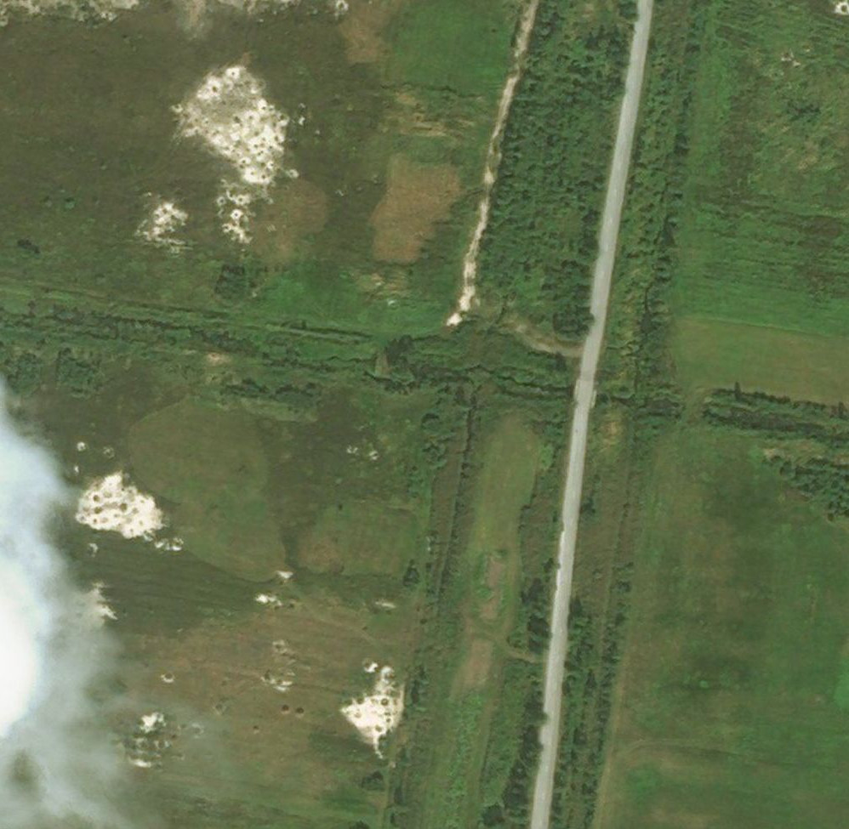
#> input picture model/datasets/example/positive1.png, 849 x 829 px, shrunk from 998 x 975 before the run; its folder holds 5 pictures in this run
$ jupyter execute step1.ipynb   (shell and % lines are left out)
#> lines starting #> are read from the running program, lines starting #| are printed output that depends on the picture; after the words box and inside, x2 and y2 are one past the last pixel; in counts of white or black regions, pixels touching at a corner belong together
## Step 1: Split map tile to "superpixels"

This is explanation code for the first step of searching for specific tiles on map: splitting each tile to some similar regions, aka superpixels. The idea is to decrease dimension of images for next stages of algorithm, ie for the feature extractions.

So, these are fragments of code I've used to split big tile (say 1000x1000) to superpixels. After some experimentation, I've chose SLIC algorithm to complete this task (other candidates were standart skimage modules: felzenszwalb, quickshift, watershed).

[cell 1]
import matplotlib.pyplot as plt
import numpy as np


from skimage import io
from skimage.segmentation import slic # how to split an image
from skimage.segmentation import mark_boundaries
from skimage.util import img_as_float
from scipy import misc

from scipy import ndimage
from PIL import Image
from skimage.measure import regionprops


from os import listdir
from os.path import isfile, join

### Demonstration, how segmentation algorythm works. Example of superpixels with marked boundaries
Get image, split it to superpixels(~30 segments), mark boundaries with yellow color

[cell 2]
img_path = "./datasets/example/" # images to classify
name = "positive1.png"
full_name = join(img_path, name)

img = io.imread(full_name) # image as numpy array
#> img is the input picture: shape (829, 849, 3); mean R, G, B 97.2, 110.3, 76
original_image = Image.fromarray(img.astype('uint8'), 'RGB')  # same image as PIL object
img = img_as_float(img) # convert to float, to use for segmentation purposes

segments_slic = slic(img, n_segments=30, compactness=35, sigma=1) # segmentation to superpixels
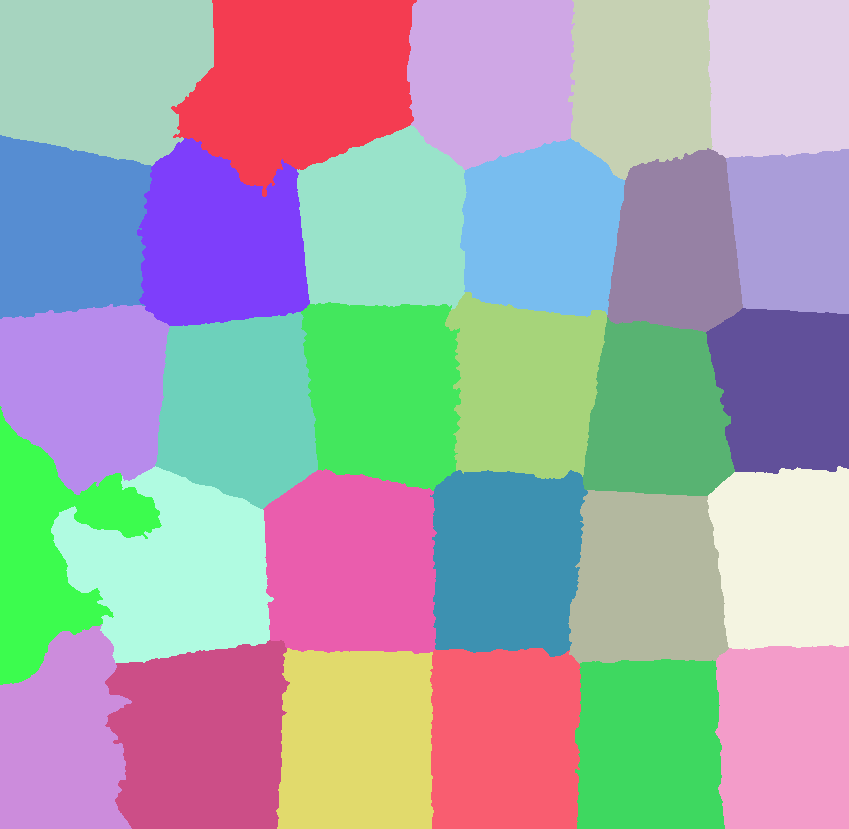
#> segments_slic: shape (829, 849) int64; 29 distinct labels, from 1 to 29; one colour per label, 0 black

marked_img = mark_boundaries(img, segments_slic)
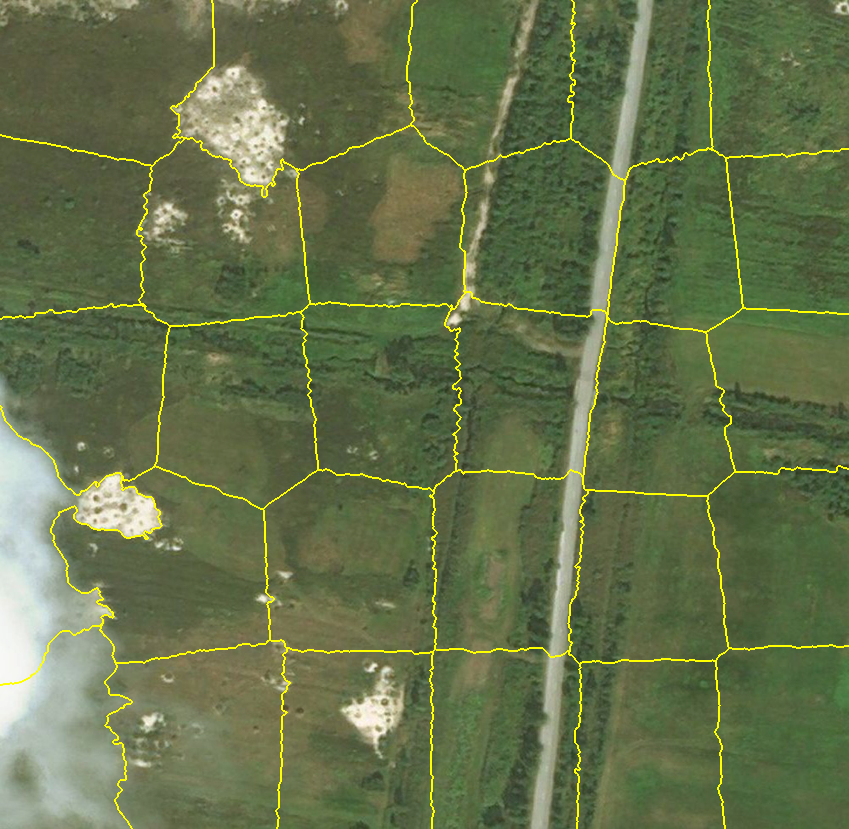
#> marked_img: shape (829, 849, 3) float64; mean R, G, B 0.395, 0.445, 0.292

plt.figure(figsize=(10,10))
plt.imshow(marked_img)

### Split to superpixels and save them on disk
Each segment/superpixel will be named as '{name}_super_{segment_label}.png', where "name" is name of the initial tile,
"segment_label" - label for this pixel (number from 1 to n_segments)

[cell 3]
segments_info = regionprops(segments_slic) # get info about each segment(superpixel)
#> segments_info = 29 regions; largest, box (x1, y1, x2, y2) and area: (171, 0, 417, 197) 33406, (0, 0, 214, 166) 29917, (105, 640, 290, 829) 28940, (263, 469, 437, 654) 28172, (51, 466, 274, 663) 28100
for segment in segments_info: # for each superpixel,
        min_row, min_col, max_row, max_col = segment.bbox  # bounding bog
        segment_label = segment.label  # labels are numbers, from 1 to n_segments (see prev cell)
        cropped = original_image.crop((min_col, min_row, max_col, max_row)) # crop image to this specific segment only

        tmp_name = "%s%s_super_%s.png" % (img_path, name[:-4], segment_label)
        cropped.save(tmp_name)
#> this loop made 29 passes
#> (min_row, min_col, max_row, max_col) on passes 10 to 21: (148, 607, 332, 743), (149, 726, 314, 849), (292, 445, 479, 607), (302, 301, 491, 461), (304, 0, 495, 170), (308, 706, 474, 849), (312, 155, 509, 318), (317, 583, 496, 735), (406, 0, 685, 162), (466, 51, 663, 274), (466, 707, 650, 849), (469, 263, 654, 437)
#> (min_row, min_col, max_row, max_col, tmp_name) on passes 1 to 6: (0, 0, 166, 214, './datasets/example/positive1_super_1.png'), (0, 171, 197, 417, './datasets/example/positive1_super_2.png'), (0, 407, 170, 575, './datasets/example/positive1_super_3.png'), (0, 568, 180, 713, './datasets/example/positive1_super_4.png'), (0, 707, 158, 849, './datasets/example/positive1_super_5.png'), (125, 297, 310, 467, './datasets/example/positive1_super_6.png')
#> pass 1, `cropped = original_image.crop((min_col, min_row, max_col, max_row))`:
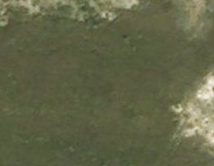
#> cropped: PIL image 214x166 RGB; mean R, G, B 97.8, 101, 71.3
#> pass 2, `cropped = original_image.crop((min_col, min_row, max_col, max_row))`:
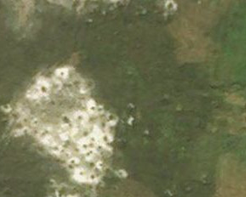
#> cropped: PIL image 246x197 RGB; mean R, G, B 112, 115.1, 82.4
#> pass 3, `cropped = original_image.crop((min_col, min_row, max_col, max_row))`:
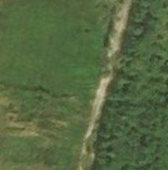
#> cropped: PIL image 168x170 RGB; mean R, G, B 85.3, 103.2, 65.5
#> after the loop:
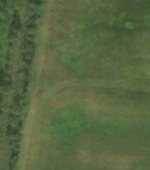
#> cropped: PIL image 150x170 RGB; mean R, G, B 87.6, 102.8, 65.2
